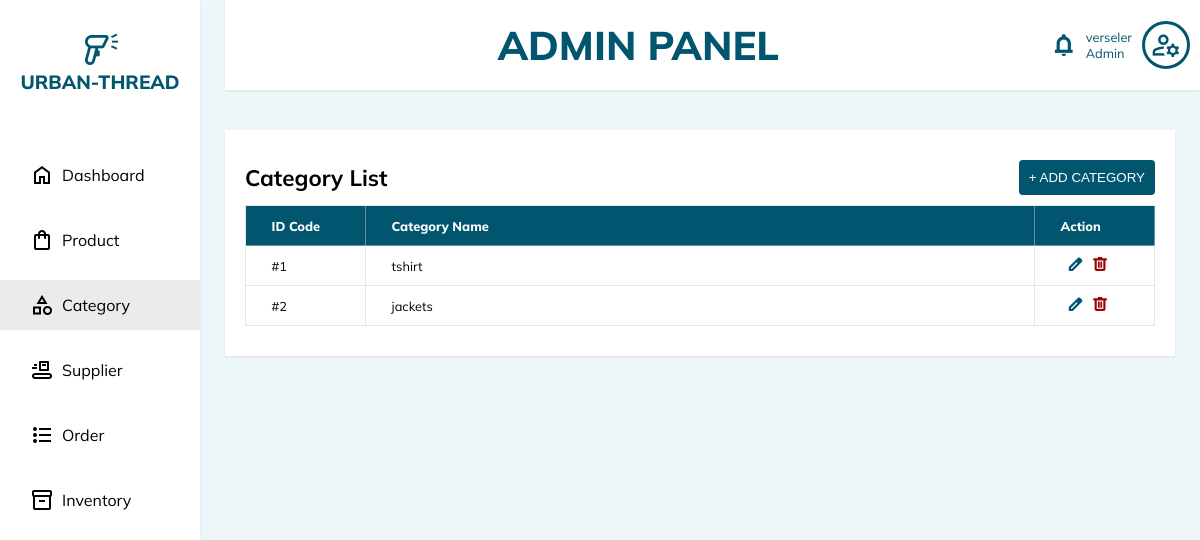
The app's page /admin/category.php (signed in) with its own data.
### tables this page shows
CREATE TABLE `categories` (
  `category_id` int(11) NOT NULL,
  `category_name` varchar(255) DEFAULT NULL
);

### admin/category.php (the view, shortened to what this page needs)
<?php
include '../database.php';
?>
<!DOCTYPE html>
<html lang="en">
<head>
    <link rel="stylesheet" href="../css/general.css" />
    <link rel="stylesheet" href="../css/admin.css" />
</head>
<body id="admin-panel-body">
    <div id="side-section">
        <div class="logo-wrapper"><span class="material-symbols-outlined logo">barcode_reader</span>URBAN-THREAD</div>
        <ul>
            <li class="side-bar-btn"><a href="#">
                    <span class="material-symbols-outlined">home</span>
                    Dashboard</a></li>
            <li class="side-bar-btn"><a href="product.php">
                    <span class="material-symbols-outlined">shopping_bag</span>
                    Product</a></li>
            <li class="side-bar-btn active"><a href="category.php">
                    <span class="material-symbols-outlined">category</span>
                    Category</a></li>
            <li class="side-bar-btn"><a href="supplier.php">
                    <span class="material-symbols-outlined">conveyor_belt</span>
                    Supplier</a></li>
            <li class="side-bar-btn"><a href="order.php">
                    <span class="material-symbols-outlined">format_list_bulleted</span>
                    Order</a></li>
            <li class="side-bar-btn"><a href="inventory.php">
                    <span class="material-symbols-outlined">inventory_2</span>
                    Inventory</a></li>
        </ul>
    </div>
    <div id="main-section">
          <?php include 'admin-nav.php' ?>
        <main id="main-section-list">
            <div class="list-header">
                <h1>Category List</h1>
                <button class="open-add-form-btn " onclick="openForm('addCategoryForm')">+ ADD CATEGORY</button>
            </div>
            <table>
                <thead>
                    <tr>
                        <td class="id-td">ID Code</td>
                        <td>Category Name</td>
                        <td class="action-td">Action</td>
                    </tr>
                </thead>
                <tbody>
                    <?php
                    $select_products = mysqli_query($conn, "SELECT * FROM categories;") or die('query failed');
                    if (mysqli_num_rows($select_products) > 0) {
                        while ($row = mysqli_fetch_assoc($select_products)) {
                            ?>
                            <tr>
                                <td>
                                    <?php echo "#" . $row['category_id']; ?>
                                </td>
                                <td>
                                    <?php echo $row['category_name']; ?>
                                </td>
                                <td class="action-col-cells">
                                    <a href="category.php?update=<?php echo $row['category_id']; ?>" onclick="return confirm('update this category?')">
                                        <span class="material-symbols-outlined edit-btn">edit</span></a>
                                    <a href="category.php?delete=<?php echo $row['category_id']; ?>"
                                        onclick="return confirm('delete this category?');">
                                        <span class="material-symbols-outlined delete-btn">delete</span></a>
                                </td>
                            </tr>
                            <?php
                        }
                    }
                    ?>
                </tbody>
            </table>
        </main>
    </div>
</body>
</html>

### css/general.css (style rules this page uses)
* { box-sizing: border-box; padding: 0; margin: 0; user-select: none; -moz-user-select: none; -webkit-user-select: none; -ms-user-select: none; }
body { height: 100vh; width: 100%; background-color: #fff; font-family: 'Mulish', sans-serif; }
a { color: black; text-decoration: none; }
li { list-style: none; }

### css/admin.css (style rules this page uses)
#admin-panel-body { box-shadow: rgba(0, 0, 0, 0.1) 0px 1px 2px 0px; height: 100vh; width: 100%; background: rgb(237, 246, 248); overflow-x: hidden; }
#side-section { width: 200px; height: 100%; background-color: #fff; position: fixed; box-shadow: rgba(0, 0, 0, 0.1) 0px 1px 2px 0px; }
#side-section .active { background-color: rgb(235, 235, 235); }
#side-section .logo { font-size: 2.5rem; display: block; }
#side-section a { color: black; text-decoration: none; }
#side-section .logo-wrapper { height: 150px; font-size: 1.2rem; font-weight: 800; color: rgb(1, 85, 110); padding: 30px 15px; text-align: center; }
#side-section li { height: 50px; padding-left: 30px; margin-bottom: 15px; list-style: none; display: flex; align-items: center; cursor: pointer; }
#side-section li a { display: flex; align-items: center; }
#side-section li span { margin-right: 8px; }
#main-section { position: absolute; top: 0; right: 0; left: 225px; background: rgb(237, 246, 248); }
#main-section h1 { font-size: 1.4rem; }
#main-section-list { box-shadow: rgba(0, 0, 0, 0.1) 0px 1px 2px 0px; background-color: #fff; padding: 30px 20px; margin: 40px 25px 0 0; }
.list-header { display: flex; align-items: center; justify-content: space-between; }
.open-add-form-btn { border: none; border-radius: 4px; background-color: rgb(1, 85, 110); color: #fff; padding: 10px; cursor: pointer; }
#main-section-list table { margin-top: 10px; width: 100%; table-layout: fixed; border-collapse: collapse; }
#main-section-list thead { color: #fff; background-color: rgb(1, 85, 110); font-size: 0.8rem; font-weight: 800; }
#main-section-list td { height: 40px; font-size: 0.8rem; padding: 0.3em 2em; border: 1px solid rgba(207, 207, 207, 0.5); text-overflow: ellipsis; }
#main-section-list .id-td, #main-section-list .action-td { width: 120px; }
#main-section-list .action-col-cells { padding: 0 0 0 30px; }
#main-section-list table .material-symbols-outlined { font-weight: 800; font-size: 1.1rem; padding: 0.1em; }
.edit-btn { color: rgb(1, 85, 110); }
.delete-btn { color: rgb(158, 0, 0); }

### records on screen
categories: category_id "1", category_name "tshirt"
categories: category_id "2", category_name "jackets"

### other values on screen
$_SESSION['admin_name'] "verseler"
